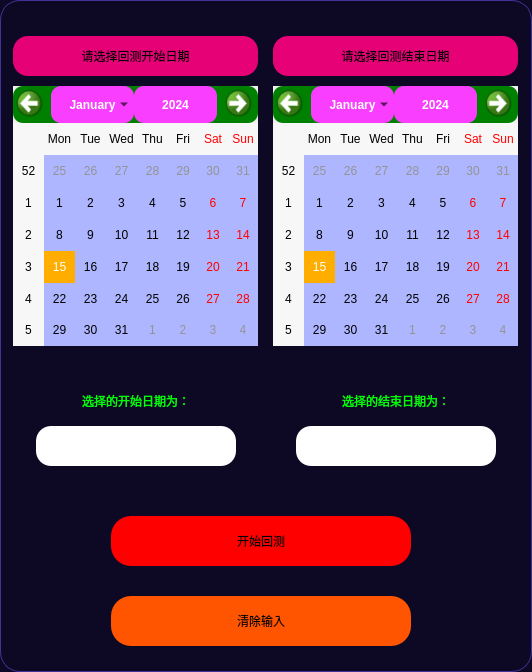
          <widget class="QFrame" name="frame_97">
           <property name="minimumSize">
            <size>
             <width>200</width>
             <height>0</height>
            </size>
           </property>
           <property name="styleSheet">
            <string notr="true">QFrame {
	background-color: rgb(13, 9, 36);
	border: 1px solid rgb(65, 51, 156);
	border-radius: 20px;
}
QFrame:hover {
	border: 1px solid rgb(65, 51, 156);
}</string>
           </property>
           <property name="frameShape">
            <enum>QFrame::StyledPanel</enum>
           </property>
           <property name="frameShadow">
            <enum>QFrame::Raised</enum>
           </property>
           <layout class="QVBoxLayout" name="verticalLayout_58">
            <property name="spacing">
             <number>0</number>
            </property>
            <property name="leftMargin">
             <number>0</number>
            </property>
            <property name="topMargin">
             <number>0</number>
            </property>
            <property name="rightMargin">
             <number>10</number>
            </property>
            <property name="bottomMargin">
             <number>10</number>
            </property>
            <item alignment="Qt::AlignTop">
             <widget class="QFrame" name="frame_98">
              <property name="minimumSize">
               <size>
                <width>0</width>
                <height>500</height>
               </size>
              </property>
              <property name="styleSheet">
               <string notr="true">QFrame {	
	background-color: transparent;
	border-radius: 15px;
	border: none;
}
QFrame:hover {
	border:none;
}</string>
              </property>
              <property name="frameShape">
               <enum>QFrame::StyledPanel</enum>
              </property>
              <property name="frameShadow">
               <enum>QFrame::Raised</enum>
              </property>
              <layout class="QHBoxLayout" name="horizontalLayout_55">
               <property name="spacing">
                <number>10</number>
               </property>
               <property name="leftMargin">
                <number>10</number>
               </property>
               <property name="topMargin">
                <number>0</number>
               </property>
               <property name="rightMargin">
                <number>0</number>
               </property>
               <property name="bottomMargin">
                <number>0</number>
               </property>
               <item alignment="Qt::AlignHCenter">
                <widget class="QFrame" name="frame_94">
                 <property name="minimumSize">
                  <size>
                   <width>250</width>
                   <height>0</height>
                  </size>
                 </property>
                 <property name="maximumSize">
                  <size>
                   <width>250</width>
                   <height>450</height>
                  </size>
                 </property>
                 <property name="frameShape">
                  <enum>QFrame::StyledPanel</enum>
                 </property>
                 <property name="frameShadow">
                  <enum>QFrame::Raised</enum>
                 </property>
                 <layout class="QVBoxLayout" name="verticalLayout_57">
                  <property name="spacing">
                   <number>0</number>
                  </property>
                  <property name="leftMargin">
                   <number>0</number>
                  </property>
                  <property name="topMargin">
                   <number>0</number>
                  </property>
                  <property name="rightMargin">
                   <number>0</number>
                  </property>
                  <property name="bottomMargin">
                   <number>0</number>
                  </property>
                  <item alignment="Qt::AlignHCenter">
                   <widget class="QLabel" name="label_2">
                    <property name="minimumSize">
                     <size>
                      <width>245</width>
                      <height>0</height>
                     </size>
                    </property>
                    <property name="maximumSize">
                     <size>
                      <width>245</width>
                      <height>40</height>
                     </size>
                    </property>
                    <property name="styleSheet">
                     <string notr="true">QLabel {
	font: 700 16pt &quot;等线&quot;;
	
	background-color: rgba(255, 0, 127, 230);
	border-radius: 15px;
}

QLabel:hover{
	border: 3px solid;
	border-color: rgb(0, 255, 0);
}
QLabel:disabled{
	color: rgb(0, 0, 0);
	border-color: rgb(166, 166, 166);
    background-color: rgb(186, 186, 186);
}</string>
                    </property>
                    <property name="text">
                     <string>请选择回测开始日期</string>
                    </property>
                    <property name="alignment">
                     <set>Qt::AlignCenter</set>
                    </property>
                   </widget>
                  </item>
                  <item alignment="Qt::AlignHCenter">
                   <widget class="QCalendarWidget" name="calendar_backtest_startdate">
                    <property name="minimumSize">
                     <size>
                      <width>200</width>
                      <height>200</height>
                     </size>
                    </property>
                    <property name="maximumSize">
                     <size>
                      <width>245</width>
                      <height>260</height>
                     </size>
                    </property>
                    <property name="styleSheet">
                     <string notr="true">#qt_calendar_calendarview {
     background: rgb(174, 182, 255);
}

#qt_calendar_navigationbar {/*年月选择栏背景色*/
    background:rgb(255, 255, 255);
}
#qt_calendar_yearedit {
    
	font: 14pt &quot;等线&quot;;
    background-color: rgb(255, 255, 255);
}
QToolButton#qt_calendar_monthbutton,#qt_calendar_yearbutton{
    
	background-color: rgb(249, 62, 255);/*选择月份和年的背景*/
	height: 30px;	
	font: 14pt &quot;等线&quot;;
	width: 80px;
	border-radius:10px;
}
QCalendarWidget QWidget#qt_calendar_navigationbar{
    
	background-color:green;/*选择月份和年两边的背景*/
	border-radius: 10px;
}
QCalendarWidget QMenu{
    
	background-color:rgb(91, 79, 255);/*月份下拉选择菜单的背景*/
	font: 14pt &quot;等线&quot;;
}
QToolButton#qt_calendar_prevmonth{/*向左箭头*/	
	background-color: transparent;
	icon-size:30px 30px;
	qproperty-icon: url(:/图标/icons/箭头_向左.svg);
	margin-left:0px;
}
QToolButton#qt_calendar_nextmonth{
    background-color: transparent;
	icon-size:30px 30px;	
	qproperty-icon: url(:/图标/icons/箭头_向右.svg);
}
QToolButton#qt_calendar_monthbutton::menu-indicator{/*月份下拉箭头*/
    subcontrol-origin: padding;
    subcontrol-position: center right;
    right: -5px;
    width: 30px;
}
QCalendarWidget QAbstractItemView:enabled  {
    color: black;
    selection-color: rgb(255, 255, 255);
    selection-background-color: rgb(255, 174, 0);    
	font: 700 10pt &quot;等线&quot;;
}
 /*这里是其他月份的样式*/
QCalendarWidget QAbstractItemView:disabled 
{
     
color: rgb(147, 147, 147); 
}</string>
                    </property>
                   </widget>
                  </item>
                  <item>
                   <spacer name="verticalSpacer">
                    <property name="orientation">
                     <enum>Qt::Vertical</enum>
                    </property>
                    <property name="sizeType">
                     <enum>QSizePolicy::Fixed</enum>
                    </property>
                    <property name="sizeHint" stdset="0">
                     <size>
                      <width>20</width>
                      <height>30</height>
                     </size>
                    </property>
                   </spacer>
                  </item>
                  <item alignment="Qt::AlignHCenter">
                   <widget class="QLabel" name="label">
                    <property name="minimumSize">
                     <size>
                      <width>0</width>
                      <height>30</height>
                     </size>
                    </property>
                    <property name="maximumSize">
                     <size>
                      <width>16777215</width>
                      <height>30</height>
                     </size>
                    </property>
                    <property name="styleSheet">
                     <string notr="true">font: 700 16pt &quot;等线&quot;;
color: rgb(0, 255, 0);
border: none;</string>
                    </property>
                    <property name="text">
                     <string>选择的开始日期为：</string>
                    </property>
                   </widget>
                  </item>
                  <item alignment="Qt::AlignHCenter">
                   <widget class="QLabel" name="label_backtest_startdate">
                    <property name="minimumSize">
                     <size>
                      <width>200</width>
                      <height>40</height>
                     </size>
                    </property>
                    <property name="maximumSize">
                     <size>
                      <width>200</width>
                      <height>40</height>
                     </size>
                    </property>
                    <property name="styleSheet">
                     <string notr="true">QLabel {
	font: 700 18pt &quot;等线&quot;;
	background-color: rgb(255, 255, 255);
	border-radius: 15px;
}

QLabel:hover{
	border: 3px solid rgb(255, 85, 0);
}
QLabel:disabled{
	color: rgb(0, 0, 0);
	border-color: rgb(166, 166, 166);
    background-color: rgb(186, 186, 186);
}</string>
                    </property>
                    <property name="text">
                     <string/>
                    </property>
                    <property name="alignment">
                     <set>Qt::AlignCenter</set>
                    </property>
                   </widget>
                  </item>
                 </layout>
                </widget>
               </item>
               <item alignment="Qt::AlignHCenter">
                <widget class="QFrame" name="frame_95">
                 <property name="minimumSize">
                  <size>
                   <width>250</width>
                   <height>450</height>
                  </size>
                 </property>
                 <property name="maximumSize">
                  <size>
                   <width>250</width>
                   <height>450</height>
                  </size>
                 </property>
                 <property name="frameShape">
                  <enum>QFrame::StyledPanel</enum>
                 </property>
                 <property name="frameShadow">
                  <enum>QFrame::Raised</enum>
                 </property>
                 <layout class="QVBoxLayout" name="verticalLayout_56">
                  <property name="spacing">
                   <number>0</number>
                  </property>
                  <property name="leftMargin">
                   <number>0</number>
                  </property>
                  <property name="topMargin">
                   <number>0</number>
                  </property>
                  <property name="rightMargin">
                   <number>0</number>
                  </property>
                  <property name="bottomMargin">
                   <number>0</number>
                  </property>
                  <item alignment="Qt::AlignHCenter">
                   <widget class="QLabel" name="label_3">
                    <property name="minimumSize">
                     <size>
                      <width>245</width>
                      <height>0</height>
                     </size>
                    </property>
                    <property name="maximumSize">
                     <size>
                      <width>245</width>
                      <height>40</height>
                     </size>
                    </property>
                    <property name="styleSheet">
                     <string notr="true">QLabel {
	font: 700 16pt &quot;等线&quot;;
	
	background-color: rgba(255, 0, 127, 230);
	border-radius: 15px;
}

QLabel:hover{
	border: 3px solid;
	border-color: rgb(0, 255, 0);
}
QLabel:disabled{
	color: rgb(0, 0, 0);
	border-color: rgb(166, 166, 166);
    background-color: rgb(186, 186, 186);
}</string>
                    </property>
                    <property name="text">
                     <string>请选择回测结束日期</string>
                    </property>
                    <property name="alignment">
                     <set>Qt::AlignCenter</set>
                    </property>
                   </widget>
                  </item>
                  <item alignment="Qt::AlignHCenter">
                   <widget class="QCalendarWidget" name="calendar_backtest_enddate">
                    <property name="minimumSize">
                     <size>
                      <width>245</width>
                      <height>260</height>
                     </size>
                    </property>
                    <property name="maximumSize">
                     <size>
                      <width>245</width>
                      <height>260</height>
                     </size>
                    </property>
                    <property name="styleSheet">
                     <string notr="true">#qt_calendar_calendarview {
     background: rgb(174, 182, 255);
}

#qt_calendar_navigationbar {/*年月选择栏背景色*/
    background:rgb(255, 255, 255);
}
#qt_calendar_yearedit {
    
	font: 14pt &quot;等线&quot;;
    background-color: rgb(255, 255, 255);
}
QToolButton#qt_calendar_monthbutton,#qt_calendar_yearbutton{
    
	background-color: rgb(249, 62, 255);/*选择月份和年的背景*/
	height: 30px;	
	font: 14pt &quot;等线&quot;;
	width: 80px;
	border-radius:10px;
}
QCalendarWidget QWidget#qt_calendar_navigationbar{
    
	background-color:green;/*选择月份和年两边的背景*/
	border-radius: 10px;
}
QCalendarWidget QMenu{
    
	background-color:rgb(91, 79, 255);/*月份下拉选择菜单的背景*/
	font: 14pt &quot;等线&quot;;
}
QToolButton#qt_calendar_prevmonth{/*向左箭头*/	
	background-color: transparent;
	icon-size:30px 30px;
	qproperty-icon: url(:/图标/icons/箭头_向左.svg);
	margin-left:0px;
}
QToolButton#qt_calendar_nextmonth{
    background-color: transparent;
	icon-size:30px 30px;	
	qproperty-icon: url(:/图标/icons/箭头_向右.svg);
}
QToolButton#qt_calendar_monthbutton::menu-indicator{/*月份下拉箭头*/
    subcontrol-origin: padding;
    subcontrol-position: center right;
    right: -5px;
    width: 30px;
}
QCalendarWidget QAbstractItemView:enabled  { /*这里是当月月份日期的样式*/
    color: black;
    selection-color: rgb(255, 255, 255);
    selection-background-color: rgb(255, 174, 0);    
	font: 700 10pt &quot;等线&quot;;
}
 /*这里是其他月份日期的样式*/
QCalendarWidget QAbstractItemView:disabled 
{     
color: rgb(147, 147, 147); 
}</string>
                    </property>
                   </widget>
                  </item>
                  <item>
                   <spacer name="verticalSpacer_2">
                    <property name="orientation">
                     <enum>Qt::Vertical</enum>
                    </property>
                    <property name="sizeType">
                     <enum>QSizePolicy::Fixed</enum>
                    </property>
                    <property name="sizeHint" stdset="0">
                     <size>
                      <width>20</width>
                      <height>30</height>
                     </size>
                    </property>
                   </spacer>
                  </item>
                  <item alignment="Qt::AlignHCenter">
                   <widget class="QLabel" name="label_4">
                    <property name="minimumSize">
                     <size>
                      <width>0</width>
                      <height>30</height>
                     </size>
                    </property>
                    <property name="maximumSize">
                     <size>
                      <width>16777215</width>
                      <height>30</height>
                     </size>
                    </property>
                    <property name="styleSheet">
                     <string notr="true">font: 700 16pt &quot;等线&quot;;
color: rgb(0, 255, 0);
border: none;</string>
                    </property>
                    <property name="text">
                     <string>选择的结束日期为：</string>
                    </property>
                   </widget>
                  </item>
                  <item alignment="Qt::AlignHCenter">
                   <widget class="QLabel" name="label_backtest_enddate">
                    <property name="minimumSize">
                     <size>
                      <width>200</width>
                      <height>40</height>
                     </size>
                    </property>
                    <property name="maximumSize">
                     <size>
                      <width>200</width>
                      <height>40</height>
                     </size>
                    </property>
                    <property name="styleSheet">
                     <string notr="true">QLabel {
	font: 700 18pt &quot;等线&quot;;
	background-color: rgb(255, 255, 255);
	border-radius: 15px;
}

QLabel:hover{
	border: 3px solid rgb(255, 85, 0);
}
QLabel:disabled{
	color: rgb(0, 0, 0);
	border-color: rgb(166, 166, 166);
    background-color: rgb(186, 186, 186);
}</string>
                    </property>
                    <property name="text">
                     <string/>
                    </property>
                    <property name="alignment">
                     <set>Qt::AlignCenter</set>
                    </property>
                   </widget>
                  </item>
                 </layout>
                </widget>
               </item>
              </layout>
             </widget>
            </item>
            <item>
             <widget class="QFrame" name="frame_99">
              <property name="minimumSize">
               <size>
                <width>0</width>
                <height>80</height>
               </size>
              </property>
              <property name="maximumSize">
               <size>
                <width>16777215</width>
                <height>80</height>
               </size>
              </property>
              <property name="styleSheet">
               <string notr="true">QFrame {	
	background-color: transparent;
	border-radius: 15px;
	border: none;
}
QFrame:hover {
	border:none;
}</string>
              </property>
              <property name="frameShape">
               <enum>QFrame::StyledPanel</enum>
              </property>
              <property name="frameShadow">
               <enum>QFrame::Raised</enum>
              </property>
              <layout class="QHBoxLayout" name="horizontalLayout_56">
               <property name="spacing">
                <number>0</number>
               </property>
               <property name="leftMargin">
                <number>0</number>
               </property>
               <property name="topMargin">
                <number>0</number>
               </property>
               <property name="rightMargin">
                <number>0</number>
               </property>
               <property name="bottomMargin">
                <number>0</number>
               </property>
               <item>
                <widget class="QPushButton" name="Btn_start_backtest">
                 <property name="minimumSize">
                  <size>
                   <width>300</width>
                   <height>40</height>
                  </size>
                 </property>
                 <property name="maximumSize">
                  <size>
                   <width>300</width>
                   <height>50</height>
                  </size>
                 </property>
                 <property name="styleSheet">
                  <string notr="true">QPushButton{	
	background-color: rgb(255, 0, 0);
	font: 700 18pt &quot;等线&quot;;
	border-radius: 20px;
}
QPushButton:hover{
	border: 3px solid rgb(255, 200, 0);  
}
QPushButton:pressed{
	color: green;
	border-color: rgb(255, 0, 0);
    background-color: rgb(255, 255, 0);
}
QPushButton:disabled{
	color: rgb(31, 31, 31);
    background-color: rgb(152, 152, 152);
}</string>
                 </property>
                 <property name="text">
                  <string>开始回测</string>
                 </property>
                </widget>
               </item>
              </layout>
             </widget>
            </item>
            <item>
             <widget class="QFrame" name="frame_77">
              <property name="minimumSize">
               <size>
                <width>0</width>
                <height>80</height>
               </size>
              </property>
              <property name="maximumSize">
               <size>
                <width>16777215</width>
                <height>80</height>
               </size>
              </property>
              <property name="styleSheet">
               <string notr="true">QFrame {	
	background-color: transparent;
	border-radius: 15px;
	border: none;
}
QFrame:hover {
	border:none;
}</string>
              </property>
              <property name="frameShape">
               <enum>QFrame::StyledPanel</enum>
              </property>
              <property name="frameShadow">
               <enum>QFrame::Raised</enum>
              </property>
              <layout class="QHBoxLayout" name="horizontalLayout_44">
               <item>
                <widget class="QPushButton" name="Btn_clear_backtest_parameters">
                 <property name="minimumSize">
                  <size>
                   <width>300</width>
                   <height>40</height>
                  </size>
                 </property>
                 <property name="maximumSize">
                  <size>
                   <width>300</width>
                   <height>50</height>
                  </size>
                 </property>
                 <property name="styleSheet">
                  <string notr="true">QPushButton{	
	background-color: rgb(255, 85, 0);
	font: 700 18pt &quot;等线&quot;;
	border-radius: 20px;
}
QPushButton:hover{
	border: 3px solid rgb(255, 200, 0);  
}
QPushButton:pressed{
	color: green;
	border-color: rgb(255, 0, 0);
    background-color: rgb(255, 255, 0);
}
QPushButton:disabled{
	color: rgb(31, 31, 31);
    background-color: rgb(152, 152, 152);
}</string>
                 </property>
                 <property name="text">
                  <string>清除输入</string>
                 </property>
                </widget>
               </item>
              </layout>
             </widget>
            </item>
           </layout>
          </widget>
